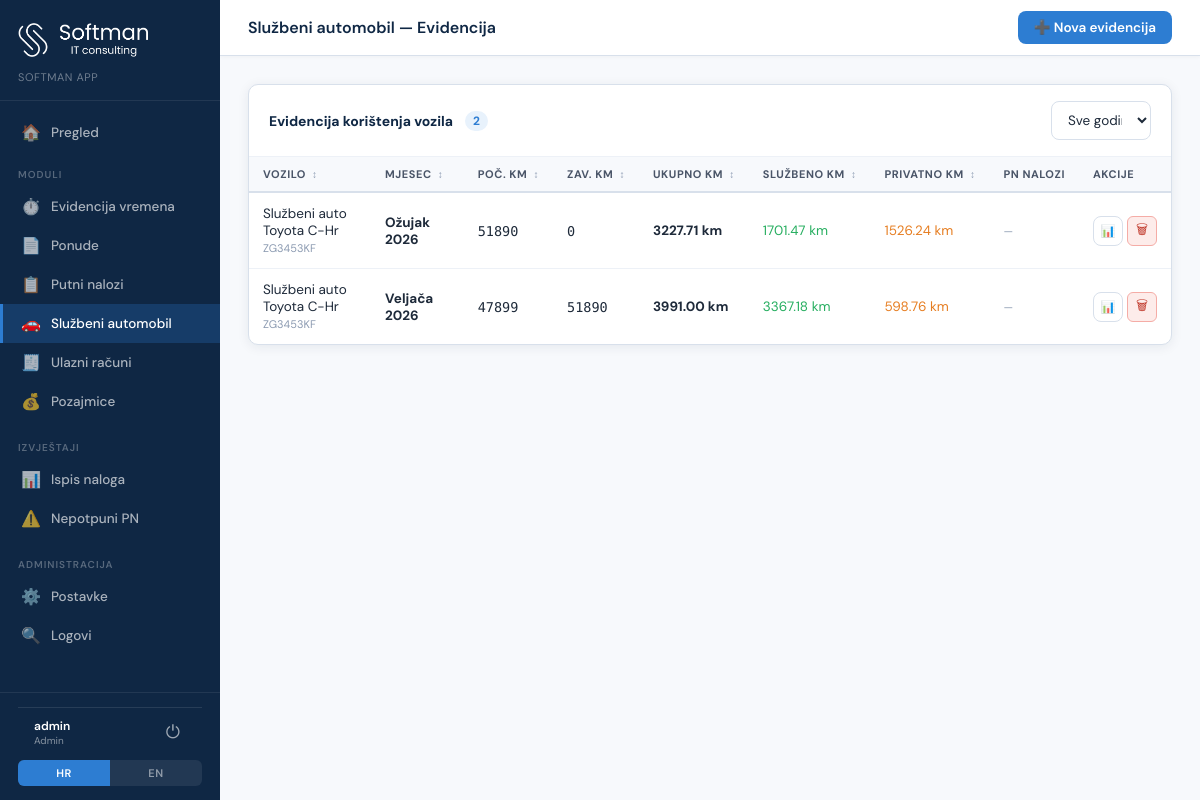
Page /vehicle-log (signed in) on the earlier database version.
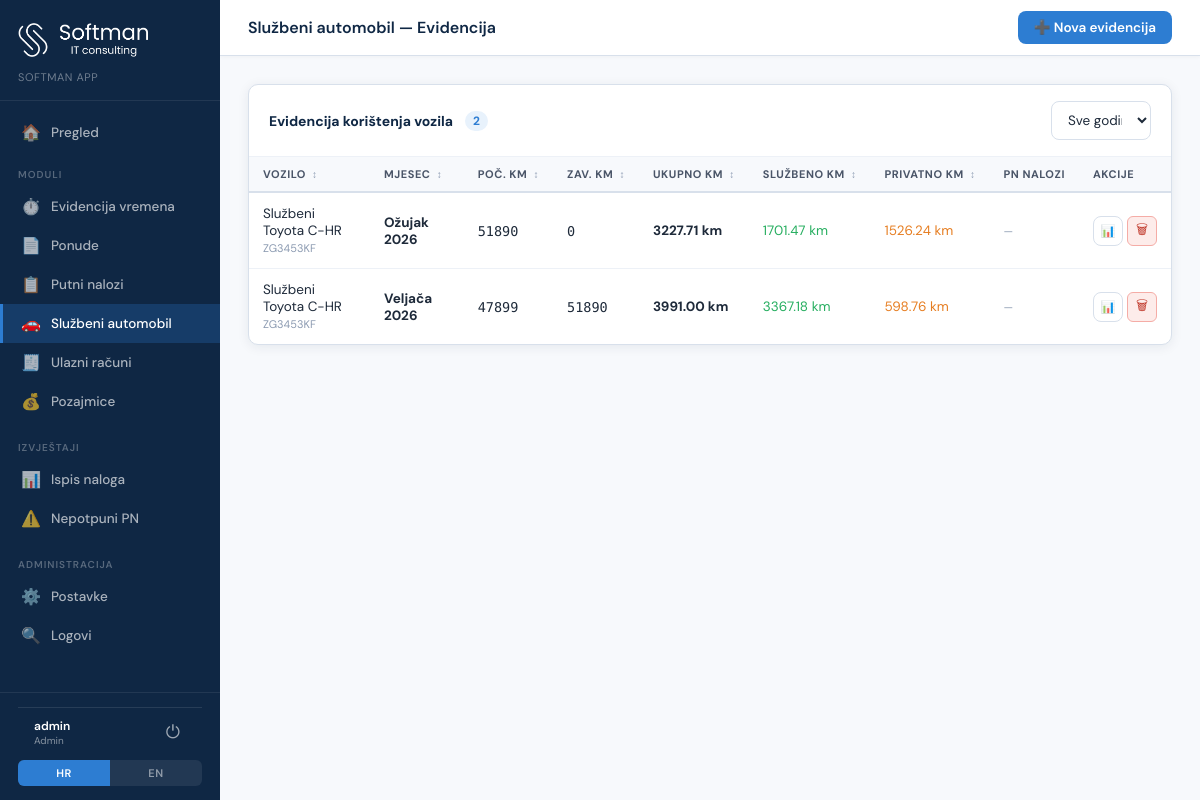
Same page on the later database version.
### tables this page shows
CREATE TABLE vehicle_log (
            id INTEGER PRIMARY KEY AUTOINCREMENT,
            vehicle_id INTEGER,
            year INTEGER NOT NULL,
            month INTEGER NOT NULL,
            start_km REAL DEFAULT 0,
            end_km REAL DEFAULT 0,
            total_km REAL DEFAULT 0,
            official_km REAL DEFAULT 0,
            private_km REAL DEFAULT 0,
            notes TEXT,
            csv_filename TEXT,
            created_at TIMESTAMP DEFAULT CURRENT_TIMESTAMP,
            updated_at TIMESTAMP DEFAULT CURRENT_TIMESTAMP, is_approved INTEGER DEFAULT 0, approved_at TEXT, approved_by_id INTEGER, employee_signature_path TEXT, frozen_excel_path TEXT, frozen_pdf_path TEXT,
            UNIQUE(vehicle_id, year, month)
        );

CREATE TABLE vehicles (
            id INTEGER PRIMARY KEY AUTOINCREMENT,
            name TEXT NOT NULL,
            reg_plate TEXT,
            is_default INTEGER DEFAULT 0,
            created_at TIMESTAMP DEFAULT CURRENT_TIMESTAMP
        , vehicle_type TEXT DEFAULT 'pool', assigned_employee_id INTEGER DEFAULT NULL, home_address TEXT DEFAULT NULL, home_city TEXT DEFAULT NULL);

### app.py (the view)
@app.route('/vehicle-log')
@login_required
def vehicle_log_list():
    user = get_current_user()
    conn = get_db()
    if not user_has_vehicle_log_access(user, conn):
        conn.close()
        return render_template('403.html', user=user), 403
    audit('view', module='sluzbeni_automobil', entity='list')
    logs = conn.execute('''
        SELECT vl.*, v.name as vehicle_name, v.reg_plate
        FROM vehicle_log vl
        LEFT JOIN vehicles v ON vl.vehicle_id = v.id
        ORDER BY vl.year DESC, vl.month DESC
    ''').fetchall()
    vehicles = get_vehicles_for_user(conn, user)
    conn.close()
    log_list = []
    for log in logs:
        d = dict(log)
        d['month_name'] = MONTH_NAMES.get(d['month'], '')
        log_list.append(d)
    return render_template('vehicle_log.html', logs=log_list,
                          vehicles=vehicles,
                          month_names=MONTH_NAMES,
                          active='vehicle-log')

### templates/vehicle_log.html (shortened to what this page needs)
{% extends "base.html" %}
{% set active = 'vehicle-log' %}
{% block topbar_title %}Službeni automobil — Evidencija{% endblock %}
{% block topbar_actions %}
<a href="/vehicle-log/new" class="btn btn-primary" title="Nova evidencija korištenja vozila">➕ Nova evidencija</a>
{% endblock %}
{% block content %}
<div class="card">
  <div class="card-header">
    <div style="display:flex;align-items:center;gap:12px;">
      <span class="card-title">Evidencija korištenja vozila</span>
      <span style="background:var(--accent-light);color:var(--accent);padding:2px 8px;border-radius:20px;font-size:12px;font-weight:700;">{{ logs|length }}</span>
    </div>
    <div style="display:flex;gap:8px;">
      <select id="filter-year" class="form-control" style="width:100px;" onchange="filterLogs()">
        <option value="">Sve godine</option>
      </select>
    </div>
  </div>
  <div class="table-wrap">
    <table id="log-table">
      <thead>
        <tr>
          <th class="sortable" onclick="sortLog(0)">Vozilo <span class="sort-icon">↕</span></th>
          <th class="sortable" onclick="sortLog(1)">Mjesec <span class="sort-icon">↕</span></th>
          <th class="sortable" onclick="sortLog(2)">Poč. km <span class="sort-icon">↕</span></th>
          <th class="sortable" onclick="sortLog(3)">Zav. km <span class="sort-icon">↕</span></th>
          <th class="sortable" onclick="sortLog(4)">Ukupno km <span class="sort-icon">↕</span></th>
          <th class="sortable" onclick="sortLog(5)">Službeno km <span class="sort-icon">↕</span></th>
          <th class="sortable" onclick="sortLog(6)">Privatno km <span class="sort-icon">↕</span></th>
          <th>PN nalozi</th>
          <th>Akcije</th>
        </tr>
      </thead>
      <tbody id="log-tbody">
        {% for log in logs %}
        <tr data-year="{{ log.year }}" data-id="{{ log.id }}" style="cursor:pointer;">
          <td data-val="{{ log.vehicle_name or '' }}">{{ log.vehicle_name or '—' }} {% if log.reg_plate %}<span style="color:var(--gray-400);font-size:11px;">{{ log.reg_plate }}</span>{% endif %}</td>
          <td data-val="{{ log.year }}-{{ '%02d'|format(log.month) }}">
            <strong>{{ log.month_name }} {{ log.year }}</strong>
          </td>
          <td data-val="{{ log.start_km or 0 }}" style="font-family:'DM Mono',monospace;">{{ '%.0f'|format(log.start_km or 0) }}</td>
          <td data-val="{{ log.end_km or 0 }}" style="font-family:'DM Mono',monospace;">{{ '%.0f'|format(log.end_km or 0) }}</td>
          <td data-val="{{ log.total_km or 0 }}" style="font-weight:700;">{{ '%.2f'|format(log.total_km or 0) }} km</td>
          <td data-val="{{ log.official_km or 0 }}" style="color:#27ae60;">{{ '%.2f'|format(log.official_km or 0) }} km</td>
          <td data-val="{{ log.private_km or 0 }}" style="color:#e67e22;">{{ '%.2f'|format(log.private_km or 0) }} km</td>
          <td>
            <span class="pn-badges" data-log-id="{{ log.id }}" style="font-size:11px;color:var(--gray-400);">učitavam...</span>
          </td>
          <td>
            <div style="display:flex;gap:4px;align-items:center;">
              <a href="/vehicle-log/{{ log.id }}/excel" class="btn btn-sm btn-secondary" style="width:30px;height:30px;padding:0;display:flex;align-items:center;justify-content:center;" title="Excel">📊</a>
              <button style="width:30px;height:30px;padding:0;background:#fdecea;color:#c0392b;border:1px solid #f5aca6;border-radius:6px;cursor:pointer;" onclick="deleteLog({{ log.id }})">🗑</button>
            </div>
          </td>
        </tr>
        {% else %}
        <tr><td colspan="9" style="text-align:center;padding:48px;color:var(--gray-400);">
          <div style="font-size:36px;margin-bottom:8px;">🚗</div>
          <div>Nema evidencija. Dodajte prvu!</div>
        </td></tr>
        {% endfor %}
      </tbody>
    </table>
  </div>
</div>
{% endblock %}

### templates/base.html (shortened to what this page needs)
<!DOCTYPE html>
<html lang="hr" data-lang="hr">
<head>
</head>
<body>
<aside class="sidebar">
  <div class="sidebar-logo">
    <img src="/static/logo.png" alt="Softman" onerror="this.onerror=null;this.style.display='none';">
    <div class="sidebar-logo-text" data-hr="Softman App" data-en="Softman App">Softman App</div>
  </div>
  <nav class="sidebar-nav">
    <a href="/" class="nav-item {% if active=='dashboard' %}active{% endif %}">
      <span class="icon">🏠</span>
      <span>Pregled</span>
    </a>
    <div class="nav-section" style="margin-top:4px;">Moduli</div>
    {% if current_user.get("is_admin") or current_user.get("can_view_worktime") %}
    <a href="/worktime" class="nav-item {% if active=='worktime' %}active{% endif %}">
      <span class="icon">⏱️</span>
      <span>Evidencija vremena</span>
    </a>
    {% endif %}
    {% if current_user.get("is_admin") or current_user.get("can_view_quotes") %}
    <a href="/quotes" class="nav-item {% if active=='quotes' %}active{% endif %}">
      <span class="icon">📄</span>
      <span>Ponude</span>
    </a>
    {% endif %}
    {% if current_user.get("is_admin") or current_user.get("can_view_orders") or current_user.get("can_view_quotes") %}
    <a href="/orders" class="nav-item {% if active=='orders' %}active{% endif %}">
      <span class="icon">📋</span>
      <span>Putni nalozi</span>
    </a>
    {% endif %}
    {% if current_user.get("is_admin") or current_user.get("can_view_vehicle_log") or current_user.get("can_view_pool_vehicles") %}
    <a href="/vehicle-log" class="nav-item {% if active=='vehicle-log' %}active{% endif %}">
      <span class="icon">🚗</span>
      <span>Službeni automobil</span>
    </a>
    {% endif %}
    {% if current_user.get("is_admin") or current_user.get("can_view_invoices") %}
    <a href="/invoices" class="nav-item {% if active=='invoices' %}active{% endif %}">
      <span class="icon">🧾</span>
      <span>Ulazni računi</span>
    </a>
    {% endif %}
    {% if current_user.get("is_admin") or current_user.get("can_view_loans") %}
    <a href="/loans" class="nav-item {% if active=='loans' %}active{% endif %}">
      <span class="icon">💰</span>
      <span>Pozajmice</span>
    </a>
    {% endif %}
    {% if current_user.get("is_admin") or current_user.get("can_view_reports") %}
    <div class="nav-section" style="margin-top:8px;">Izvještaji</div>
    <a href="/reports/popis-naloga" class="nav-item {% if active=='reports' %}active{% endif %}">
      <span class="icon">📊</span>
      <span>Ispis naloga</span>
    </a>
    <a href="/reports/nepotpuni-nalozi" class="nav-item {% if active=='reports-incomplete' %}active{% endif %}">
      <span class="icon">⚠️</span>
      <span>Nepotpuni PN</span>
    </a>
    {% endif %}
    {% if current_user.get("is_admin") %}
    <div class="nav-section" style="margin-top:8px;">Administracija</div>
    <a href="/settings" class="nav-item {% if active=='settings' %}active{% endif %}">
      <span class="icon">⚙️</span>
      <span>Postavke</span>
    </a>
    <a href="/audit-log" class="nav-item {% if active=='audit' %}active{% endif %}">
      <span class="icon">🔍</span>
      <span>Logovi</span>
    </a>
    {% endif %}
  </nav>
  <div class="sidebar-bottom">
    <div style="padding:8px 16px 4px;border-top:1px solid rgba(255,255,255,0.1);">
      <div style="display:flex;align-items:center;justify-content:space-between;margin-bottom:8px;">
        <div style="overflow:hidden;">
          <div style="font-size:12px;font-weight:600;color:white;white-space:nowrap;overflow:hidden;text-overflow:ellipsis;">
            {{ current_user.get('username', '') }}
          </div>
          <div style="font-size:10px;color:rgba(255,255,255,0.5);">
            {% if current_user.get('is_admin') %}Admin{% else %}Korisnik{% endif %}
          </div>
        </div>
        <a href="/logout" title="Odjava" style="color:rgba(255,255,255,0.6);text-decoration:none;font-size:18px;padding:4px 6px;border-radius:6px;transition:background 0.2s;" onmouseover="this.style.background='rgba(255,255,255,0.1)'" onmouseout="this.style.background='none'">⏻</a>
      </div>
    </div>
    <div class="lang-toggle">
      <div class="lang-btn active" onclick="setLang('hr')">HR</div>
      <div class="lang-btn" onclick="setLang('en')">EN</div>
    </div>
  </div>
</aside>
<main class="main">
  <div class="topbar">
    <div class="topbar-title" id="topbar-title">{% block topbar_title %}Putni Nalozi{% endblock %}</div>
    <div class="topbar-actions">{% block topbar_actions %}{% endblock %}</div>
  </div>
  <div class="content">
    {% block content %}{% endblock %}
  </div>
</main>
</body>
</html>

Differences in the rows shown:
changed through a linked row, vehicle_log (number 1 of 2 on the later page): name "Službeni auto Toyota C-Hr" → "Službeni Toyota C-HR"
changed through a linked row, vehicle_log (number 2 of 2 on the later page): name "Službeni auto Toyota C-Hr" → "Službeni Toyota C-HR"
